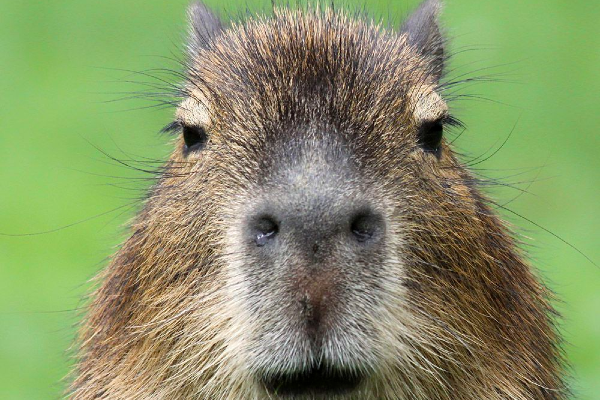
#> input picture Learn PYTHON_Python OGREN/11_Yapay Zeka Artificial Intelligence/opencv_projects/images/square1_600x400.png, 600 x 400 px
$ python 'opencv_35 blur_gausian.py'
#> lines starting #> are read from the running program, lines starting #| are printed output that depends on the picture
# GaussianBlur Görüntü parazitini ve ayrıntıları azaltır
import cv2

r1 = cv2.imread("images/square1_600x400.png")
#> r1 is the input picture: shape (400, 600, 3); mean B, G, R 103.2, 147.4, 135.1
# r1 = cv2.resize(r1,None, fx=0.5,fy=0.5)
blur_gaussian_ile = cv2.GaussianBlur(r1,(7,7),0)
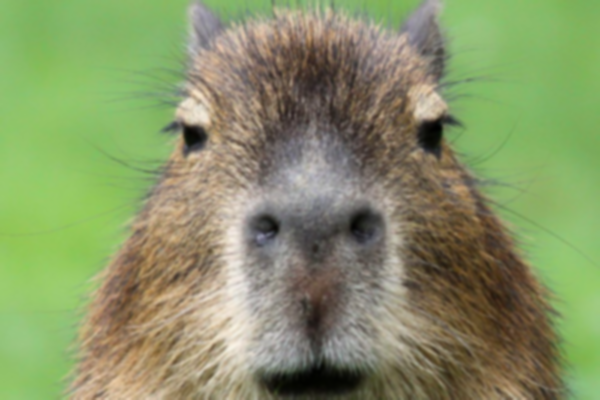
#> blur_gaussian_ile: shape (400, 600, 3); mean B, G, R 103.2, 147.4, 135.1

cv2.imshow("Orjinal1", r1)
cv2.imshow("GaussianBlur ile", blur_gaussian_ile)

cv2.waitKey(0)
cv2.destroyAllWindows()

$ run again, with Learn PYTHON_Python OGREN/11_Yapay Zeka Artificial Intelligence/opencv_projects/images/top1_32x32.png copied over Learn PYTHON_Python OGREN/11_Yapay Zeka Artificial Intelligence/opencv_projects/images/square1_600x400.png
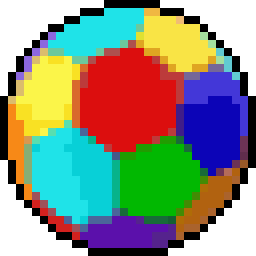
#> input picture Learn PYTHON_Python OGREN/11_Yapay Zeka Artificial Intelligence/opencv_projects/images/top1_32x32.png, 256 x 256 px
#> r1 is the input picture: shape (256, 256, 3); mean B, G, R 126.1, 143.2, 137
#> `blur_gaussian_ile = cv2.GaussianBlur(r1,(7,7),0)`:
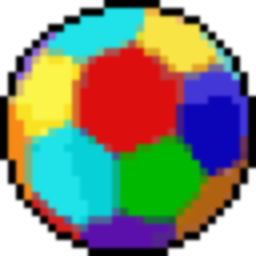
#> blur_gaussian_ile: shape (256, 256, 3); mean B, G, R 126.1, 143.2, 137
